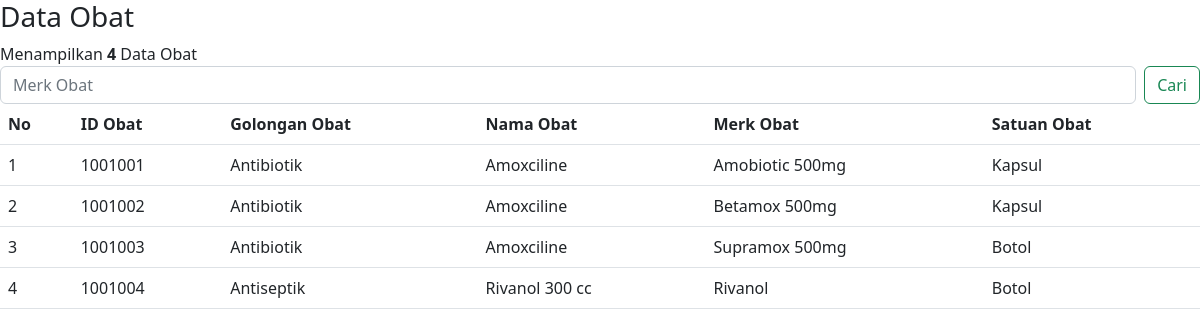
Screenshot of /far-dataobat.php with the database file from the repository.
### tables this page shows
CREATE TABLE `dataobat` (
  `id_obat` int(11) NOT NULL,
  `golongan` varchar(100) NOT NULL,
  `namaobat` varchar(100) NOT NULL,
  `merkobat` text NOT NULL,
  `satuan` varchar(50) NOT NULL,
  `jumlah` int(11) NOT NULL,
  `expired` date NOT NULL
);

### far-dataobat.php (the view, shortened to what this page needs)
<?php
    include ('connect.php');
?>
<!doctype html>
<html lang="en">
<head>
    <link href="https://cdn.jsdelivr.net/npm/bootstrap@5.2.3/dist/css/bootstrap.min.css" rel="stylesheet"
>
    <link rel="stylesheet" href="css.css">
</head>
<body>
    <h3> Data Obat </h3>
    <div>
        <?php
            if(isset($_GET['cari'])){
                $cari = $_GET['cari'];
                $query = mysqli_query($conn, "SELECT * FROM dataobat WHERE merkobat like '%".$cari."%'");
            }else{
                $query = mysqli_query($conn, "SELECT * FROM dataobat ORDER BY id_obat ASC");
            }
            echo " Menampilkan <b>" .mysqli_num_rows($query). "</b> Data Obat";
        ?>
        <form class="d-flex" role="search">
            <input class="form-control me-2" value="" name="cari" type="search" aria-label="Cari" placeholder="Merk Obat">
            <button class="btn btn-outline-success" type="submit" name="search">Cari</button>
        </form>
    </div>
    <table class="table ml-3">
        <thead>
            <tr>
                <th scope="col">No</th>
                <th scope="col">ID Obat</th>
                <th scope="col">Golongan Obat</th>
                <th scope="col">Nama Obat</th>
                <th scope="col">Merk Obat</th>
                <th scope="col">Satuan Obat</th>
            </tr>
        </thead>
        <tbody>
            <?php
            $no = 1;
            while($data = mysqli_fetch_array($query)){
            echo '
            <tr>
            <td> '.$no.' </td>
            ';
            $no++;
        ?>
            <td>
                <?php echo $data['id_obat'];?>
            </td>
            <td>
                <?php echo $data['golongan'];?>
            </td>
            <td>
                <?php echo $data['namaobat'];?>
            </td>
            <td>
                <?php echo $data['merkobat'];?>
            </td>
            <td>
                <?php echo $data['satuan'];?>
            </td>
            <?php
            }
        ?>
        </tbody>
    </table>
</body>
</html>

### rows the page displays
dataobat: id_obat "1001001", golongan "Antibiotik", namaobat "Amoxciline", merkobat "Amobiotic 500mg", satuan "Kapsul"
dataobat: id_obat "1001002", golongan "Antibiotik", namaobat "Amoxciline", merkobat "Betamox 500mg", satuan "Kapsul"
dataobat: id_obat "1001003", golongan "Antibiotik", namaobat "Amoxciline", merkobat "Supramox 500mg", satuan "Botol"
dataobat: id_obat "1001004", golongan "Antiseptik", namaobat "Rivanol 300 cc", merkobat "Rivanol", satuan "Botol"

### other values shown
mysqli_num_rows($query) "4"
